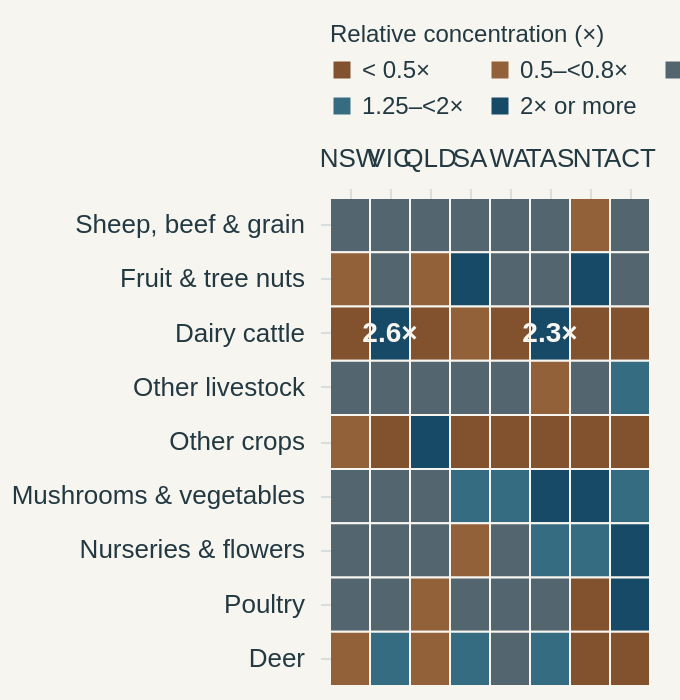

Write a Vega-Lite specification for this figure.
### Vega-Lite specification from a JSON file in a GitHub repository (floating-point values rounded to 4 significant figures)
{"$schema": "https://vega.github.io/schema/vega-lite/v5.json", "width": "container", "height": 350, "background": "#f7f5ef", "padding": {"left": 5, "right": 12, "top": 12, "bottom": 6}, "autosize": {"type": "fit", "contains": "padding", "resize": true}, "config": {"font": "Arial", "view": {"stroke": null}, "axis": {"labelFontSize": 13, "titleFontSize": 13, "labelColor": "#233942", "titleColor": "#233942", "domain": false, "tickColor": "#d9dedc", "gridColor": "#d9dedc", "gridOpacity": 0.7, "titleFontWeight": "normal", "titlePadding": 14, "labelPadding": 8}, "legend": {"orient": "top", "labelFontSize": 12, "titleFontSize": 12, "labelColor": "#233942", "titleColor": "#233942", "titleFontWeight": "normal", "padding": 0, "offset": 12}, "text": {"font": "Arial", "fontSize": 13, "color": "#233942"}}, "params": [{"name": "sectorFocus", "value": "All sectors"}], "data": {"values": [{"state": "New South Wales", "abbr": "NSW", "sector": "Sheep, beef cattle and grain", "short": "Sheep, beef & grain", "businesses": 34797, "share": 77.05, "national_share": 70.37, "relative": 1.095, "share_band": "0.8–<1.25×", "relative_label": "1.1×"}, {"state": "New South Wales", "abbr": "NSW", "sector": "Fruit and tree nuts", "short": "Fruit & tree nuts", "businesses": 2825, "share": 6.255, "national_share": 8.055, "relative": 0.7766, "share_band": "0.5–<0.8×", "relative_label": "0.8×"}, {"state": "New South Wales", "abbr": "NSW", "sector": "Dairy cattle", "short": "Dairy cattle", "businesses": 1178, "share": 2.608, "national_share": 5.562, "relative": 0.4689, "share_band": "< 0.5×", "relative_label": "0.5×"}, {"state": "New South Wales", "abbr": "NSW", "sector": "Other livestock", "short": "Other livestock", "businesses": 2503, "share": 5.542, "national_share": 4.884, "relative": 1.135, "share_band": "0.8–<1.25×", "relative_label": "1.1×"}, {"state": "New South Wales", "abbr": "NSW", "sector": "Other crops", "short": "Other crops", "businesses": 1250, "share": 2.768, "national_share": 4.671, "relative": 0.5925, "share_band": "0.5–<0.8×", "relative_label": "0.6×"}, {"state": "New South Wales", "abbr": "NSW", "sector": "Mushrooms and vegetables", "short": "Mushrooms & vegetables", "businesses": 1438, "share": 3.184, "national_share": 3.902, "relative": 0.816, "share_band": "0.8–<1.25×", "relative_label": "0.8×"}, {"state": "New South Wales", "abbr": "NSW", "sector": "Nursery and floriculture", "short": "Nurseries & flowers", "businesses": 666, "share": 1.475, "national_share": 1.543, "relative": 0.9556, "share_band": "0.8–<1.25×", "relative_label": "1.0×"}, {"state": "New South Wales", "abbr": "NSW", "sector": "Poultry", "short": "Poultry", "businesses": 487, "share": 1.078, "national_share": 0.9562, "relative": 1.128, "share_band": "0.8–<1.25×", "relative_label": "1.1×"}, {"state": "New South Wales", "abbr": "NSW", "sector": "Deer", "short": "Deer", "businesses": 19, "share": 0.04207, "national_share": 0.05738, "relative": 0.7331, "share_band": "0.5–<0.8×", "relative_label": "0.7×"}, {"state": "Victoria", "abbr": "VIC", "sector": "Sheep, beef cattle and grain", "short": "Sheep, beef & grain", "businesses": 21484, "share": 65.59, "national_share": 70.37, "relative": 0.9321, "share_band": "0.8–<1.25×", "relative_label": "0.9×"}, {"state": "Victoria", "abbr": "VIC", "sector": "Fruit and tree nuts", "short": "Fruit & tree nuts", "businesses": 2511, "share": 7.666, "national_share": 8.055, "relative": 0.9518, "share_band": "0.8–<1.25×", "relative_label": "1.0×"}, {"state": "Victoria", "abbr": "VIC", "sector": "Dairy cattle", "short": "Dairy cattle", "businesses": 4795, "share": 14.64, "national_share": 5.562, "relative": 2.632, "share_band": "2× or more", "relative_label": "2.6×"}, {"state": "Victoria", "abbr": "VIC", "sector": "Other livestock", "short": "Other livestock", "businesses": 1590, "share": 4.854, "national_share": 4.884, "relative": 0.994, "share_band": "0.8–<1.25×", "relative_label": "1.0×"}, {"state": "Victoria", "abbr": "VIC", "sector": "Other crops", "short": "Other crops", "businesses": 409, "share": 1.249, "national_share": 4.671, "relative": 0.2673, "share_band": "< 0.5×", "relative_label": "0.3×"}, {"state": "Victoria", "abbr": "VIC", "sector": "Mushrooms and vegetables", "short": "Mushrooms & vegetables", "businesses": 1028, "share": 3.139, "national_share": 3.902, "relative": 0.8043, "share_band": "0.8–<1.25×", "relative_label": "0.8×"}, {"state": "Victoria", "abbr": "VIC", "sector": "Nursery and floriculture", "short": "Nurseries & flowers", "businesses": 528, "share": 1.612, "national_share": 1.543, "relative": 1.045, "share_band": "0.8–<1.25×", "relative_label": "1.0×"}, {"state": "Victoria", "abbr": "VIC", "sector": "Poultry", "short": "Poultry", "businesses": 379, "share": 1.157, "national_share": 0.9562, "relative": 1.21, "share_band": "0.8–<1.25×", "relative_label": "1.2×"}, {"state": "Victoria", "abbr": "VIC", "sector": "Deer", "short": "Deer", "businesses": 30, "share": 0.09159, "national_share": 0.05738, "relative": 1.596, "share_band": "1.25–<2×", "relative_label": "1.6×"}, {"state": "Queensland", "abbr": "QLD", "sector": "Sheep, beef cattle and grain", "short": "Sheep, beef & grain", "businesses": 24236, "share": 68.35, "national_share": 70.37, "relative": 0.9713, "share_band": "0.8–<1.25×", "relative_label": "1.0×"}, {"state": "Queensland", "abbr": "QLD", "sector": "Fruit and tree nuts", "short": "Fruit & tree nuts", "businesses": 2032, "share": 5.73, "national_share": 8.055, "relative": 0.7115, "share_band": "0.5–<0.8×", "relative_label": "0.7×"}, {"state": "Queensland", "abbr": "QLD", "sector": "Dairy cattle", "short": "Dairy cattle", "businesses": 834, "share": 2.352, "national_share": 5.562, "relative": 0.4229, "share_band": "< 0.5×", "relative_label": "0.4×"}, {"state": "Queensland", "abbr": "QLD", "sector": "Other livestock", "short": "Other livestock", "businesses": 1600, "share": 4.512, "national_share": 4.884, "relative": 0.9239, "share_band": "0.8–<1.25×", "relative_label": "0.9×"}, {"state": "Queensland", "abbr": "QLD", "sector": "Other crops", "short": "Other crops", "businesses": 4791, "share": 13.51, "national_share": 4.671, "relative": 2.893, "share_band": "2× or more", "relative_label": "2.9×"}, {"state": "Queensland", "abbr": "QLD", "sector": "Mushrooms and vegetables", "short": "Mushrooms & vegetables", "businesses": 1156, "share": 3.26, "national_share": 3.902, "relative": 0.8354, "share_band": "0.8–<1.25×", "relative_label": "0.8×"}, {"state": "Queensland", "abbr": "QLD", "sector": "Nursery and floriculture", "short": "Nurseries & flowers", "businesses": 554, "share": 1.562, "national_share": 1.543, "relative": 1.012, "share_band": "0.8–<1.25×", "relative_label": "1.0×"}, {"state": "Queensland", "abbr": "QLD", "sector": "Poultry", "short": "Poultry", "businesses": 242, "share": 0.6825, "national_share": 0.9562, "relative": 0.7137, "share_band": "0.5–<0.8×", "relative_label": "0.7×"}, {"state": "Queensland", "abbr": "QLD", "sector": "Deer", "short": "Deer", "businesses": 15, "share": 0.0423, "national_share": 0.05738, "relative": 0.7372, "share_band": "0.5–<0.8×", "relative_label": "0.7×"}, {"state": "South Australia", "abbr": "SA", "sector": "Sheep, beef cattle and grain", "short": "Sheep, beef & grain", "businesses": 8886, "share": 64.25, "national_share": 70.37, "relative": 0.913, "share_band": "0.8–<1.25×", "relative_label": "0.9×"}, {"state": "South Australia", "abbr": "SA", "sector": "Fruit and tree nuts", "short": "Fruit & tree nuts", "businesses": 2603, "share": 18.82, "national_share": 8.055, "relative": 2.337, "share_band": "2× or more", "relative_label": "2.3×"}, {"state": "South Australia", "abbr": "SA", "sector": "Dairy cattle", "short": "Dairy cattle", "businesses": 448, "share": 3.239, "national_share": 5.562, "relative": 0.5823, "share_band": "0.5–<0.8×", "relative_label": "0.6×"}, {"state": "South Australia", "abbr": "SA", "sector": "Other livestock", "short": "Other livestock", "businesses": 564, "share": 4.078, "national_share": 4.884, "relative": 0.8349, "share_band": "0.8–<1.25×", "relative_label": "0.8×"}, {"state": "South Australia", "abbr": "SA", "sector": "Other crops", "short": "Other crops", "businesses": 128, "share": 0.9255, "national_share": 4.671, "relative": 0.1981, "share_band": "< 0.5×", "relative_label": "0.2×"}, {"state": "South Australia", "abbr": "SA", "sector": "Mushrooms and vegetables", "short": "Mushrooms & vegetables", "businesses": 903, "share": 6.529, "national_share": 3.902, "relative": 1.673, "share_band": "1.25–<2×", "relative_label": "1.7×"}, {"state": "South Australia", "abbr": "SA", "sector": "Nursery and floriculture", "short": "Nurseries & flowers", "businesses": 158, "share": 1.142, "national_share": 1.543, "relative": 0.7403, "share_band": "0.5–<0.8×", "relative_label": "0.7×"}, {"state": "South Australia", "abbr": "SA", "sector": "Poultry", "short": "Poultry", "businesses": 131, "share": 0.9471, "national_share": 0.9562, "relative": 0.9906, "share_band": "0.8–<1.25×", "relative_label": "1.0×"}, {"state": "South Australia", "abbr": "SA", "sector": "Deer", "short": "Deer", "businesses": 10, "share": 0.0723, "national_share": 0.05738, "relative": 1.26, "share_band": "1.25–<2×", "relative_label": "1.3×"}, {"state": "Western Australia", "abbr": "WA", "sector": "Sheep, beef cattle and grain", "short": "Sheep, beef & grain", "businesses": 9374, "share": 74.85, "national_share": 70.37, "relative": 1.064, "share_band": "0.8–<1.25×", "relative_label": "1.1×"}, {"state": "Western Australia", "abbr": "WA", "sector": "Fruit and tree nuts", "short": "Fruit & tree nuts", "businesses": 1187, "share": 9.479, "national_share": 8.055, "relative": 1.177, "share_band": "0.8–<1.25×", "relative_label": "1.2×"}, {"state": "Western Australia", "abbr": "WA", "sector": "Dairy cattle", "short": "Dairy cattle", "businesses": 268, "share": 2.14, "national_share": 5.562, "relative": 0.3848, "share_band": "< 0.5×", "relative_label": "0.4×"}, {"state": "Western Australia", "abbr": "WA", "sector": "Other livestock", "short": "Other livestock", "businesses": 615, "share": 4.911, "national_share": 4.884, "relative": 1.006, "share_band": "0.8–<1.25×", "relative_label": "1.0×"}, {"state": "Western Australia", "abbr": "WA", "sector": "Other crops", "short": "Other crops", "businesses": 117, "share": 0.9343, "national_share": 4.671, "relative": 0.2, "share_band": "< 0.5×", "relative_label": "0.2×"}, {"state": "Western Australia", "abbr": "WA", "sector": "Mushrooms and vegetables", "short": "Mushrooms & vegetables", "businesses": 649, "share": 5.182, "national_share": 3.902, "relative": 1.328, "share_band": "1.25–<2×", "relative_label": "1.3×"}, {"state": "Western Australia", "abbr": "WA", "sector": "Nursery and floriculture", "short": "Nurseries & flowers", "businesses": 207, "share": 1.653, "national_share": 1.543, "relative": 1.071, "share_band": "0.8–<1.25×", "relative_label": "1.1×"}, {"state": "Western Australia", "abbr": "WA", "sector": "Poultry", "short": "Poultry", "businesses": 100, "share": 0.7985, "national_share": 0.9562, "relative": 0.8351, "share_band": "0.8–<1.25×", "relative_label": "0.8×"}, {"state": "Western Australia", "abbr": "WA", "sector": "Deer", "short": "Deer", "businesses": 6, "share": 0.04791, "national_share": 0.05738, "relative": 0.8349, "share_band": "0.8–<1.25×", "relative_label": "0.8×"}, {"state": "Tasmania", "abbr": "TAS", "sector": "Sheep, beef cattle and grain", "short": "Sheep, beef & grain", "businesses": 2484, "share": 61.87, "national_share": 70.37, "relative": 0.8792, "share_band": "0.8–<1.25×", "relative_label": "0.9×"}, {"state": "Tasmania", "abbr": "TAS", "sector": "Fruit and tree nuts", "short": "Fruit & tree nuts", "businesses": 353, "share": 8.792, "national_share": 8.055, "relative": 1.092, "share_band": "0.8–<1.25×", "relative_label": "1.1×"}, {"state": "Tasmania", "abbr": "TAS", "sector": "Dairy cattle", "short": "Dairy cattle", "businesses": 514, "share": 12.8, "national_share": 5.562, "relative": 2.302, "share_band": "2× or more", "relative_label": "2.3×"}, {"state": "Tasmania", "abbr": "TAS", "sector": "Other livestock", "short": "Other livestock", "businesses": 139, "share": 3.462, "national_share": 4.884, "relative": 0.7089, "share_band": "0.5–<0.8×", "relative_label": "0.7×"}, {"state": "Tasmania", "abbr": "TAS", "sector": "Other crops", "short": "Other crops", "businesses": 49, "share": 1.22, "national_share": 4.671, "relative": 0.2613, "share_band": "< 0.5×", "relative_label": "0.3×"}, {"state": "Tasmania", "abbr": "TAS", "sector": "Mushrooms and vegetables", "short": "Mushrooms & vegetables", "businesses": 346, "share": 8.618, "national_share": 3.902, "relative": 2.208, "share_band": "2× or more", "relative_label": "2.2×"}, {"state": "Tasmania", "abbr": "TAS", "sector": "Nursery and floriculture", "short": "Nurseries & flowers", "businesses": 91, "share": 2.267, "national_share": 1.543, "relative": 1.469, "share_band": "1.25–<2×", "relative_label": "1.5×"}, {"state": "Tasmania", "abbr": "TAS", "sector": "Poultry", "short": "Poultry", "businesses": 36, "share": 0.8966, "national_share": 0.9562, "relative": 0.9377, "share_band": "0.8–<1.25×", "relative_label": "0.9×"}, {"state": "Tasmania", "abbr": "TAS", "sector": "Deer", "short": "Deer", "businesses": 3, "share": 0.07472, "national_share": 0.05738, "relative": 1.302, "share_band": "1.25–<2×", "relative_label": "1.3×"}, {"state": "Northern Territory", "abbr": "NT", "sector": "Sheep, beef cattle and grain", "short": "Sheep, beef & grain", "businesses": 340, "share": 53.71, "national_share": 70.37, "relative": 0.7633, "share_band": "0.5–<0.8×", "relative_label": "0.8×"}, {"state": "Northern Territory", "abbr": "NT", "sector": "Fruit and tree nuts", "short": "Fruit & tree nuts", "businesses": 116, "share": 18.33, "national_share": 8.055, "relative": 2.275, "share_band": "2× or more", "relative_label": "2.3×"}, {"state": "Northern Territory", "abbr": "NT", "sector": "Dairy cattle", "short": "Dairy cattle", "businesses": 3, "share": 0.4739, "national_share": 5.562, "relative": 0.08521, "share_band": "< 0.5×", "relative_label": "0.1×"}, {"state": "Northern Territory", "abbr": "NT", "sector": "Other livestock", "short": "Other livestock", "businesses": 31, "share": 4.897, "national_share": 4.884, "relative": 1.003, "share_band": "0.8–<1.25×", "relative_label": "1.0×"}, {"state": "Northern Territory", "abbr": "NT", "sector": "Other crops", "short": "Other crops", "businesses": 12, "share": 1.896, "national_share": 4.671, "relative": 0.4059, "share_band": "< 0.5×", "relative_label": "0.4×"}, {"state": "Northern Territory", "abbr": "NT", "sector": "Mushrooms and vegetables", "short": "Mushrooms & vegetables", "businesses": 110, "share": 17.38, "national_share": 3.902, "relative": 4.453, "share_band": "2× or more", "relative_label": "4.5×"}, {"state": "Northern Territory", "abbr": "NT", "sector": "Nursery and floriculture", "short": "Nurseries & flowers", "businesses": 18, "share": 2.844, "national_share": 1.543, "relative": 1.843, "share_band": "1.25–<2×", "relative_label": "1.8×"}, {"state": "Northern Territory", "abbr": "NT", "sector": "Poultry", "short": "Poultry", "businesses": 3, "share": 0.4739, "national_share": 0.9562, "relative": 0.4957, "share_band": "< 0.5×", "relative_label": "0.5×"}, {"state": "Northern Territory", "abbr": "NT", "sector": "Deer", "short": "Deer", "businesses": 0, "share": 0.0, "national_share": 0.05738, "relative": 0.0, "share_band": "< 0.5×", "relative_label": "0.0×"}, {"state": "Australian Capital Territory", "abbr": "ACT", "sector": "Sheep, beef cattle and grain", "short": "Sheep, beef & grain", "businesses": 181, "share": 69.62, "national_share": 70.37, "relative": 0.9893, "share_band": "0.8–<1.25×", "relative_label": "1.0×"}, {"state": "Australian Capital Territory", "abbr": "ACT", "sector": "Fruit and tree nuts", "short": "Fruit & tree nuts", "businesses": 23, "share": 8.846, "national_share": 8.055, "relative": 1.098, "share_band": "0.8–<1.25×", "relative_label": "1.1×"}, {"state": "Australian Capital Territory", "abbr": "ACT", "sector": "Dairy cattle", "short": "Dairy cattle", "businesses": 5, "share": 1.923, "national_share": 5.562, "relative": 0.3457, "share_band": "< 0.5×", "relative_label": "0.3×"}, {"state": "Australian Capital Territory", "abbr": "ACT", "sector": "Other livestock", "short": "Other livestock", "businesses": 22, "share": 8.462, "national_share": 4.884, "relative": 1.733, "share_band": "1.25–<2×", "relative_label": "1.7×"}, {"state": "Australian Capital Territory", "abbr": "ACT", "sector": "Other crops", "short": "Other crops", "businesses": 0, "share": 0.0, "national_share": 4.671, "relative": 0.0, "share_band": "< 0.5×", "relative_label": "0.0×"}, {"state": "Australian Capital Territory", "abbr": "ACT", "sector": "Mushrooms and vegetables", "short": "Mushrooms & vegetables", "businesses": 14, "share": 5.385, "national_share": 3.902, "relative": 1.38, "share_band": "1.25–<2×", "relative_label": "1.4×"}, {"state": "Australian Capital Territory", "abbr": "ACT", "sector": "Nursery and floriculture", "short": "Nurseries & flowers", "businesses": 10, "share": 3.846, "national_share": 1.543, "relative": 2.492, "share_band": "2× or more", "relative_label": "2.5×"}, {"state": "Australian Capital Territory", "abbr": "ACT", "sector": "Poultry", "short": "Poultry", "businesses": 5, "share": 1.923, "national_share": 0.9562, "relative": 2.011, "share_band": "2× or more", "relative_label": "2.0×"}, {"state": "Australian Capital Territory", "abbr": "ACT", "sector": "Deer", "short": "Deer", "businesses": 0, "share": 0.0, "national_share": 0.05738, "relative": 0.0, "share_band": "< 0.5×", "relative_label": "0.0×"}]}, "layer": [{"mark": {"type": "rect", "stroke": "#f7f5ef", "strokeWidth": 2}, "encoding": {"x": {"field": "abbr", "type": "nominal", "sort": ["NSW", "VIC", "QLD", "SA", "WA", "TAS", "NT", "ACT"], "axis": {"title": null, "labelAngle": 0, "orient": "top"}}, "y": {"field": "short", "type": "nominal", "sort": ["Sheep, beef & grain", "Fruit & tree nuts", "Dairy cattle", "Other livestock", "Other crops", "Mushrooms & vegetables", "Nurseries & flowers", "Poultry", "Deer"], "axis": {"title": null, "labelLimit": 190}}, "color": {"field": "share_band", "type": "ordinal", "sort": ["< 0.5×", "0.5–<0.8×", "0.8–<1.25×", "1.25–<2×", "2× or more"], "scale": {"domain": ["< 0.5×", "0.5–<0.8×", "0.8–<1.25×", "1.25–<2×", "2× or more"], "range": ["#82512e", "#926039", "#53656e", "#356c82", "#174a67"]}, "legend": {"title": "Relative concentration (×)", "type": "symbol", "columns": 3, "symbolType": "square", "labelFontSize": 12}}, "opacity": {"value": 1}, "stroke": {"condition": {"test": "sectorFocus !== 'All sectors' && datum.sector === sectorFocus", "value": "#233942"}, "value": "#f7f5ef"}, "strokeWidth": {"condition": {"test": "sectorFocus !== 'All sectors' && datum.sector === sectorFocus", "value": 3}, "value": 1}, "tooltip": [{"field": "state", "title": "State", "type": "nominal"}, {"field": "sector", "title": "Sector", "type": "nominal"}, {"field": "businesses", "title": "Agricultural businesses", "type": "quantitative", "format": ",.0f"}, {"field": "share", "title": "Share (%)", "type": "quantitative", "format": ".1f"}, {"field": "national_share", "title": "Eight-state sector share (%)", "type": "quantitative", "format": ".1f"}, {"field": "relative", "title": "Relative sector share", "type": "quantitative", "format": ".2f"}]}}, {"transform": [{"filter": "sectorFocus === 'All sectors' ? datum.sector === 'Dairy cattle' && (datum.abbr === 'VIC' || datum.abbr === 'TAS') : datum.sector === sectorFocus"}], "mark": {"type": "text", "color": "#f7f5ef", "fontSize": 14, "fontWeight": 600}, "encoding": {"x": {"field": "abbr", "type": "nominal", "sort": ["NSW", "VIC", "QLD", "SA", "WA", "TAS", "NT", "ACT"], "axis": {"title": null, "labelAngle": 0, "orient": "top"}}, "y": {"field": "short", "type": "nominal", "sort": ["Sheep, beef & grain", "Fruit & tree nuts", "Dairy cattle", "Other livestock", "Other crops", "Mushrooms & vegetables", "Nurseries & flowers", "Poultry", "Deer"], "axis": {"title": null}}, "text": {"field": "relative_label"}, "tooltip": [{"field": "state", "title": "State", "type": "nominal"}, {"field": "sector", "title": "Sector", "type": "nominal"}, {"field": "businesses", "title": "Agricultural businesses", "type": "quantitative", "format": ",.0f"}, {"field": "share", "title": "Share (%)", "type": "quantitative", "format": ".1f"}]}}], "usermeta": {"chart": 8, "title": "Where each sector stands out", "finding": "Dairy makes up a larger business share in Victoria and Tasmania than across the eight states combined.", "source": "https://www.abs.gov.au/statistics/economy/business-indicators/counts-australian-businesses-including-entries-and-exits/jul2021-jun2025", "period": "June 2025", "idiom": "Heatmap"}, "description": "Dairy makes up a larger business share in Victoria and Tasmania than across the eight states combined. Each cell divides a sector’s share within that state by its share across all eight states. Blue means over-represented; ochre means under-represented. This compares business mix, not productivity or absolute counts. Labels highlight dairy in Victoria and Tasmania; choose a sector for its labels. Exact values are in tooltips and the table. Small territory counts can produce volatile ratios."}
